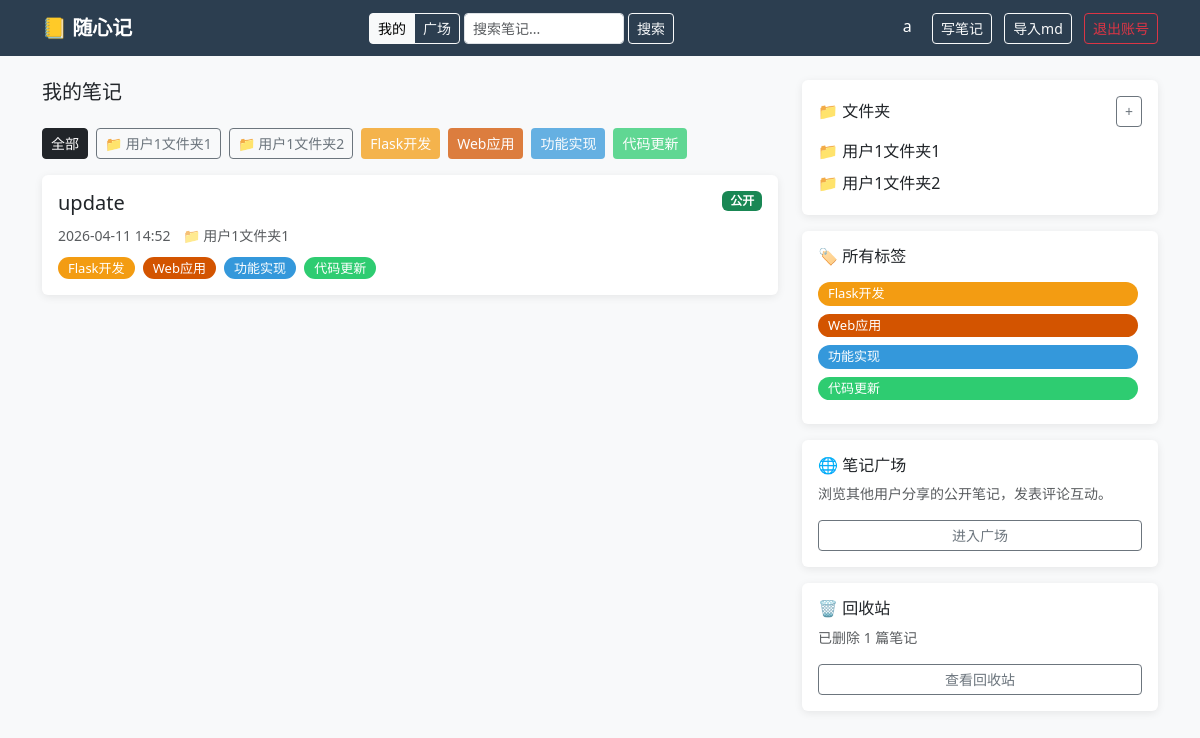
/ (signed in), run on an earlier commit of the app's database.
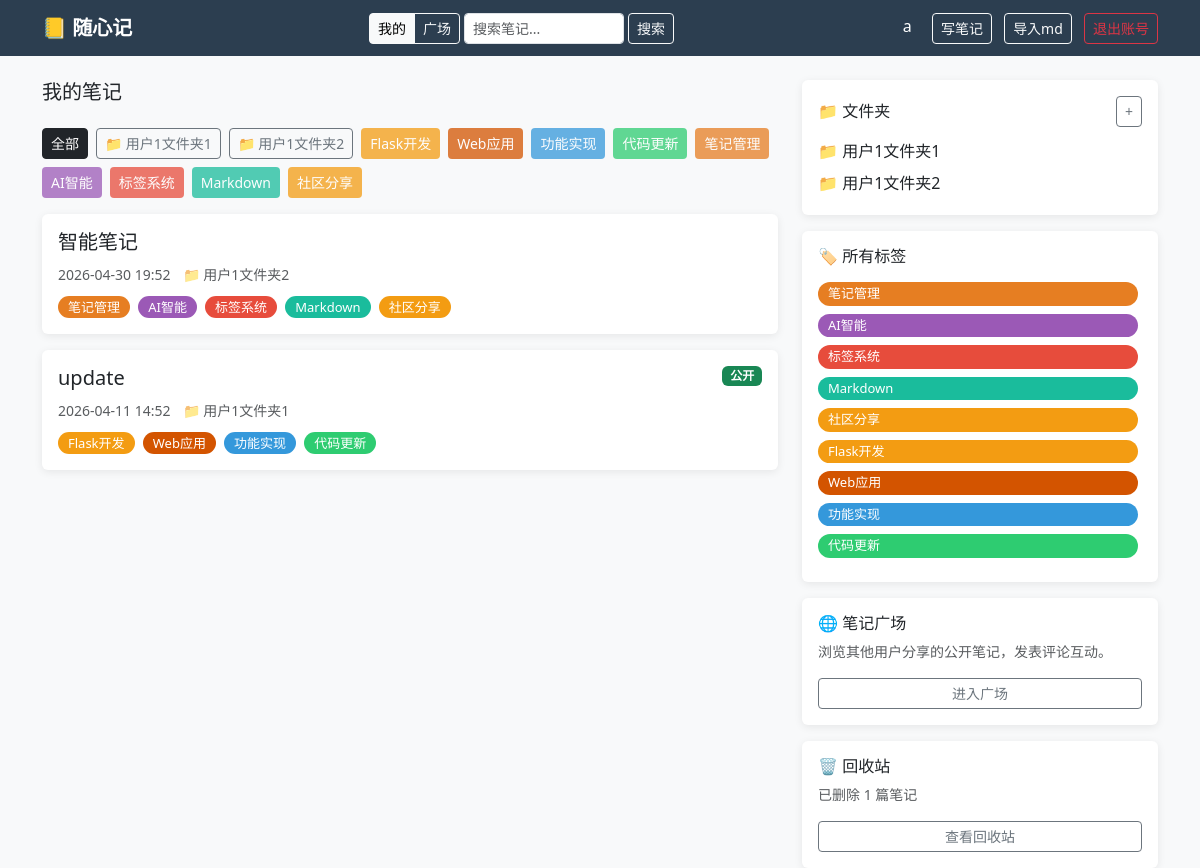
And on a later commit of the database.
### app.py (models this page shows)
class User(UserMixin, db.Model):
    id       = db.Column(db.Integer, primary_key=True)
    username = db.Column(db.String(80), unique=True, nullable=False)
    password = db.Column(db.String(200), nullable=False)
    notes    = db.relationship('Note', backref='author', lazy=True)
    comments = db.relationship('Comment', backref='author', lazy=True)

class Folder(db.Model):
    id      = db.Column(db.Integer, primary_key=True)
    name    = db.Column(db.String(100), nullable=False)
    user_id = db.Column(db.Integer, db.ForeignKey('user.id'), nullable=False)
    notes   = db.relationship('Note', backref='folder', lazy=True)

class Tag(db.Model):
    id   = db.Column(db.Integer, primary_key=True)
    name = db.Column(db.String(50), unique=True, nullable=False)

class Note(db.Model):
    id         = db.Column(db.Integer, primary_key=True)
    title      = db.Column(db.String(200), nullable=False)
    content    = db.Column(db.Text, nullable=False)
    created_at = db.Column(db.DateTime, default=datetime.utcnow)
    updated_at = db.Column(db.DateTime, default=datetime.utcnow)  # 手动在 edit 时刷新
    user_id    = db.Column(db.Integer, db.ForeignKey('user.id'), nullable=False)
    folder_id  = db.Column(db.Integer, db.ForeignKey('folder.id'), nullable=True)
    is_public  = db.Column(db.Boolean, default=False)
    is_deleted = db.Column(db.Boolean, default=False)
    deleted_at = db.Column(db.DateTime, nullable=True)
    tags       = db.relationship('Tag', secondary=note_tags, backref='notes')
    comments   = db.relationship('Comment', backref='note', lazy=True, order_by='Comment.created_at.desc()', cascade='all, delete-orphan')
    versions   = db.relationship('NoteVersion', backref='note', lazy=True, order_by='NoteVersion.created_at.desc()', cascade='all, delete-orphan')

### app.py (the view)
@app.route('/')
@login_required
def index():
    folder_id = request.args.get('folder_id')
    tag_id    = request.args.get('tag_id')
    q = Note.query.filter_by(user_id=current_user.id, is_deleted=False)
    if folder_id:
        q = q.filter_by(folder_id=folder_id)
    if tag_id:
        tag = db.session.get(Tag, int(tag_id))
        if tag:
            q = q.filter(Note.tags.contains(tag))
    notes   = q.order_by(Note.created_at.desc()).all()
    folders = Folder.query.filter_by(user_id=current_user.id).all()
    tags    = (Tag.query
               .join(note_tags)
               .join(Note)
               .filter(Note.user_id == current_user.id, Note.is_deleted == False)
               .distinct().all())
    trash_count = Note.query.filter_by(user_id=current_user.id, is_deleted=True).count()
    return render_template(
        'index.html', notes=notes, folders=folders, tags=tags,
        current_folder_id=int(folder_id) if folder_id else None,
        current_tag_id=int(tag_id) if tag_id else None,
        trash_count=trash_count,
    )

### app.py (called while the page is built)
@app.template_filter('local_time')
def local_time(dt):
    if dt is None:
        return ''
    beijing = timezone(timedelta(hours=8))
    return dt.replace(tzinfo=timezone.utc).astimezone(beijing).strftime('%Y-%m-%d %H:%M')

@login_manager.user_loader
def load_user(user_id):
    return db.session.get(User, int(user_id))

### templates/index.html (shortened to what this page needs)
{% extends 'base.html' %}
{% block content %}
<div class="row">
    <div class="col-md-8">
        <h5 class="mb-4">我的笔记</h5>
        <div class="d-flex gap-2 mb-3 flex-wrap">
            <a href="/?{% if current_tag_id %}tag_id={{ current_tag_id }}{% endif %}"
                class="btn btn-sm {% if not current_folder_id and not current_tag_id %}btn-dark{% else %}btn-outline-secondary{% endif %}">
                全部
            </a>
            {% for folder in folders %}
            <a href="/?folder_id={{ folder.id }}{% if current_tag_id %}&tag_id={{ current_tag_id }}{% endif %}"
                class="btn btn-sm {% if current_folder_id == folder.id %}btn-dark{% else %}btn-outline-secondary{% endif %}">
                📁 {{ folder.name }}
            </a>
            {% endfor %}
            {% for tag in tags %}
            <a href="/?{% if current_folder_id %}folder_id={{ current_folder_id }}&{% endif %}tag_id={{ tag.id }}"
                class="btn btn-sm tag-color-{{ tag.id % 8 }} {% if current_tag_id == tag.id %}opacity-100{% else %}opacity-75{% endif %}"
                style="color:white">
                {{ tag.name }}
            </a>
            {% endfor %}
        </div>
        {% for note in notes %}
        <div class="card mb-3 p-3">
            <div class="d-flex justify-content-between align-items-start">
                <div>
                    <h5><a href="/notes/{{ note.id }}" class="text-decoration-none text-dark">{{ note.title }}</a></h5>
                    <small class="text-muted">{{ note.created_at | local_time }}</small>
                    {% if note.folder %}
                    <small class="text-muted ms-2">📁 {{ note.folder.name }}</small>
                    {% endif %}
                    <div class="mt-2">
                        {% for tag in note.tags %}
                        <a href="/tags/{{ tag.id }}" class="tag-badge tag-color-{{ tag.id % 8 }}">{{ tag.name }}</a>
                        {% endfor %}
                    </div>
                </div>
                {% if note.is_public %}
                <span class="badge bg-success">公开</span>
                {% endif %}
            </div>
        </div>
        {% else %}
        <div class="card p-4 text-center text-muted">
            <p>还没有笔记，快去写第一篇吧！</p>
            <a href="/notes/new" class="btn btn-dark">写笔记</a>
        </div>
        {% endfor %}
    </div>
    <div class="col-md-4">
        <div class="card p-3 mb-3">
            <div class="d-flex justify-content-between align-items-center mb-2">
                <h6 class="mb-0">📁 文件夹</h6>
                <button class="btn btn-sm btn-outline-secondary" data-bs-toggle="collapse"
                    data-bs-target="#newFolderForm">+</button>
            </div>
            {% for folder in folders %}
            <a href="/folders/{{ folder.id }}" class="d-block text-decoration-none text-dark py-1">
                📁 {{ folder.name }}
            </a>
            {% else %}
            <p class="text-muted small mb-0">还没有文件夹</p>
            {% endfor %}
        </div>
        <div class="card p-3 mb-3">
            <h6 class="mb-3">🏷️ 所有标签</h6>
            {% set all_tags = [] %}
            {% for note in notes %}
            {% for tag in note.tags %}
            {% if tag not in all_tags %}
            {% set _ = all_tags.append(tag) %}
            {% endif %}
            {% endfor %}
            {% endfor %}
            {% for tag in all_tags %}
            <a href="/tags/{{ tag.id }}" class="tag-badge tag-color-{{ tag.id % 8 }} d-inline-block mb-2">{{ tag.name
                }}</a>
            {% else %}
            <p class="text-muted small mb-0">还没有标签</p>
            {% endfor %}
        </div>
        <div class="card p-3 mb-3">
            <h6 class="mb-2">🌐 笔记广场</h6>
            <p class="small text-muted">浏览其他用户分享的公开笔记，发表评论互动。</p>
            <a href="/plaza" class="btn btn-sm btn-outline-secondary w-100">进入广场</a>
        </div>
        <div class="card p-3">
            <h6 class="mb-2">🗑️ 回收站</h6>
            <p class="small text-muted">已删除 {{ trash_count }} 篇笔记</p>
            <a href="/trash" class="btn btn-sm btn-outline-secondary w-100">查看回收站</a>
        </div>
    </div>
</div>
{% endblock %}

### templates/base.html (shortened to what this page needs)
<!DOCTYPE html>
<html>
<head>
    <link href="https://cdn.jsdelivr.net/npm/bootstrap@5.3.0/dist/css/bootstrap.min.css" rel="stylesheet">
    <link rel="stylesheet" href="https://cdn.jsdelivr.net/npm/easymde/dist/easymde.min.css">
</head>
<body>
    <nav class="navbar navbar-dark mb-4">
        <div class="container">
            <a class="navbar-brand fw-bold" href="/">📒 随心记</a>
            {% if current_user.is_authenticated %}
            <form class="d-flex align-items-center me-2" method="GET" action="/search" id="navSearchForm">
                <div class="btn-group btn-group-sm me-1" role="group">
                    <label class="btn btn-outline-light" for="nav-scope-mine">我的</label>
                    <label class="btn btn-outline-light" for="nav-scope-plaza">广场</label>
                </div>
                <input type="text" name="q" class="form-control form-control-sm me-1" placeholder="搜索笔记..."
                    style="width:160px">
                <button type="submit" class="btn btn-sm btn-outline-light">搜索</button>
            </form>
            <div>
                <a href="/profile" class="text-white text-decoration-none me-3">{{ current_user.username }}</a>
                <a href="/notes/new" class="btn btn-sm btn-outline-light me-2">写笔记</a>
                <form method="POST" action="/notes/import" enctype="multipart/form-data" class="d-inline">
                    <label class="btn btn-sm btn-outline-light me-2">
                        导入md
                    </label>
                </form>
                <a href="/logout" class="btn btn-sm btn-outline-danger" data-confirm="确定要退出账号吗？">退出账号</a>
            </div>
            {% endif %}
        </div>
    </nav>
    <div class="container">
        {% block content %}{% endblock %}
    </div>
</body>
</html>

### templates/base.html (style rules this page uses)
body { background-color: #f8f9fa; }
.navbar { background-color: #2c3e50 !important; }
.card { border: none; box-shadow: 0 2px 8px rgba(0, 0, 0, 0.08); }
.tag-badge { padding: 2px 10px; border-radius: 12px; font-size: 13px; text-decoration: none; margin-right: 4px; color: white; }
.tag-color-0 { background-color: #3498db; }
.tag-color-1 { background-color: #2ecc71; }
.tag-color-2 { background-color: #e67e22; }
.tag-color-3 { background-color: #9b59b6; }
.tag-color-4 { background-color: #e74c3c; }
.tag-color-5 { background-color: #1abc9c; }
.tag-color-6 { background-color: #f39c12; }
.tag-color-7 { background-color: #d35400; }

What changed in the data, as far as the page shows it:
added Tag: name "笔记管理"
added Tag: name "AI智能"
added Tag: name "标签系统"
added Tag: name "Markdown"
added Tag: name "社区分享"
added Note: title "智能笔记", created_at|local_time "2026-04-30 19:52", folder.name "用户1文件夹2"
